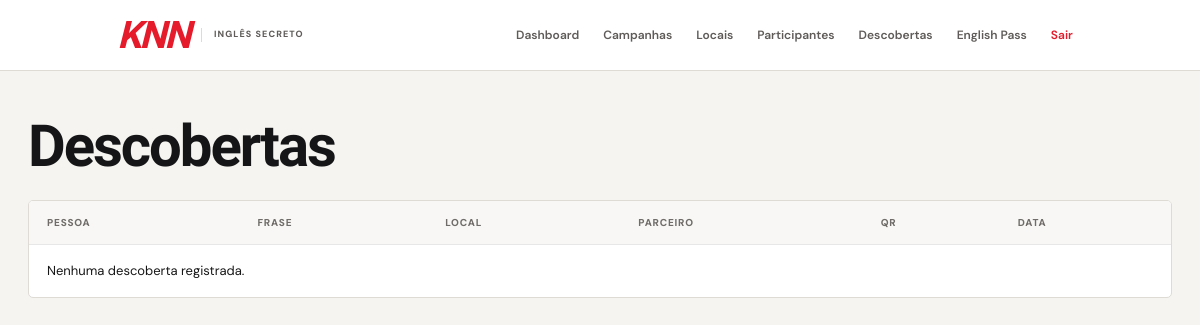
/admin/descobertas (signed in), run on an earlier commit of the app's database.
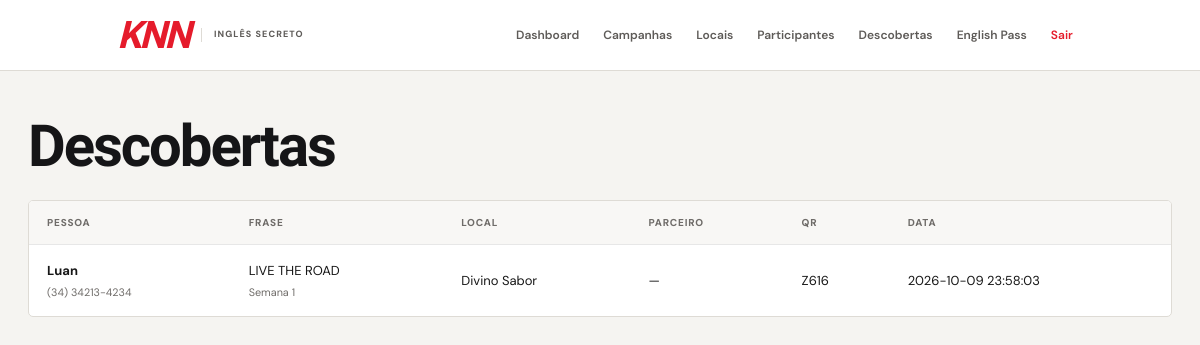
And on a later commit of the database.
### tables this page shows
CREATE TABLE descobertas (
            id INTEGER PRIMARY KEY AUTOINCREMENT,
            usuario_id INTEGER NOT NULL,
            campanha_id INTEGER NOT NULL,
            local_id INTEGER NOT NULL,
            qr_code_id INTEGER NOT NULL,
            data_hora TEXT NOT NULL DEFAULT CURRENT_TIMESTAMP,

            FOREIGN KEY (usuario_id)
                REFERENCES usuarios(id)
                ON DELETE CASCADE,

            FOREIGN KEY (campanha_id)
                REFERENCES campanhas(id)
                ON DELETE CASCADE,

            FOREIGN KEY (local_id)
                REFERENCES locais(id)
                ON DELETE CASCADE,

            FOREIGN KEY (qr_code_id)
                REFERENCES qr_codes(id)
                ON DELETE CASCADE,

            UNIQUE(usuario_id, campanha_id)
        );

CREATE TABLE usuarios (
            id INTEGER PRIMARY KEY AUTOINCREMENT,
            nome TEXT NOT NULL,
            whatsapp TEXT NOT NULL,
            email TEXT,
            data_cadastro TEXT NOT NULL DEFAULT CURRENT_TIMESTAMP
        , idade INTEGER);

CREATE TABLE campanhas (
            id INTEGER PRIMARY KEY AUTOINCREMENT,
            codigo TEXT NOT NULL UNIQUE,
            nome TEXT NOT NULL,
            semana INTEGER NOT NULL,
            frase TEXT NOT NULL,
            traducao TEXT NOT NULL,
            data_inicio TEXT,
            data_fim TEXT,
            ativa INTEGER NOT NULL DEFAULT 0,
            data_criacao TEXT NOT NULL DEFAULT CURRENT_TIMESTAMP
        , opcao_a TEXT, opcao_b TEXT, opcao_c TEXT, resposta_correta TEXT DEFAULT 'A');

CREATE TABLE locais (
            id INTEGER PRIMARY KEY AUTOINCREMENT,
            nome TEXT NOT NULL,
            endereco TEXT,
            parceiro TEXT,
            ativo INTEGER NOT NULL DEFAULT 1
        );

CREATE TABLE qr_codes (
            id INTEGER PRIMARY KEY AUTOINCREMENT,
            codigo TEXT NOT NULL UNIQUE,
            campanha_id INTEGER NOT NULL,
            local_id INTEGER NOT NULL,
            data_criacao TEXT NOT NULL DEFAULT CURRENT_TIMESTAMP,

            FOREIGN KEY (campanha_id)
                REFERENCES campanhas(id)
                ON DELETE CASCADE,

            FOREIGN KEY (local_id)
                REFERENCES locais(id)
                ON DELETE CASCADE
        );

### app.py (the view)
@app.route("/admin/descobertas")
@admin_required
def descobertas():
    connection = get_connection()
    lista = connection.execute(
        """
        SELECT
            descobertas.*,
            usuarios.nome AS usuario_nome,
            usuarios.whatsapp,
            campanhas.frase,
            campanhas.semana,
            locais.nome AS local_nome,
            locais.parceiro,
            qr_codes.codigo AS qr_codigo
        FROM descobertas
        INNER JOIN usuarios
            ON usuarios.id = descobertas.usuario_id
        INNER JOIN campanhas
            ON campanhas.id = descobertas.campanha_id
        INNER JOIN locais
            ON locais.id = descobertas.local_id
        INNER JOIN qr_codes
            ON qr_codes.id = descobertas.qr_code_id
        ORDER BY descobertas.data_hora DESC
        """
    ).fetchall()
    connection.close()
    return render_template(
        "admin/descobertas.html",
        descobertas=lista
    )

### app.py (called while the page is built)
def admin_required(function):
    @wraps(function)
    def decorated_function(*args, **kwargs):
        if not session.get("admin_logged"):
            return redirect(
                url_for("admin_login")
            )
        return function(*args, **kwargs)
    return decorated_function

### database.py (called while the page is built)
def get_connection():
    os.makedirs(os.path.dirname(DATABASE_PATH), exist_ok=True)
    connection = sqlite3.connect(DATABASE_PATH)
    connection.row_factory = sqlite3.Row
    connection.execute("PRAGMA foreign_keys = ON")
    return connection

### templates/admin/descobertas.html (shortened to what this page needs)
{% extends "base.html" %}
{% block content %}
<div class="admin-header">
    <div>
        <h1>
            Descobertas
        </h1>
    </div>
</div>
<div class="table-container">
    <table>
        <thead>
            <tr>
                <th>
                    Pessoa
                </th>
                <th>
                    Frase
                </th>
                <th>
                    Local
                </th>
                <th>
                    Parceiro
                </th>
                <th>
                    QR
                </th>
                <th>
                    Data
                </th>
            </tr>
        </thead>
        <tbody>
            {% for descoberta in descobertas %}
            <tr>
                <td>
                    <strong>
                        {{ descoberta.usuario_nome }}
                    </strong>
                    <small>
                        {{ descoberta.whatsapp }}
                    </small>
                </td>
                <td>
                    {{ descoberta.frase }}
                    <small>
                        Semana {{ descoberta.semana }}
                    </small>
                </td>
                <td>
                    {{ descoberta.local_nome }}
                </td>
                <td>
                    {{ descoberta.parceiro or '—' }}
                </td>
                <td>
                    {{ descoberta.qr_codigo }}
                </td>
                <td>
                    {{ descoberta.data_hora }}
                </td>
            </tr>
            {% else %}
            <tr>
                <td colspan="6" class="empty-table">
                    Nenhuma descoberta registrada.
                </td>
            </tr>
            {% endfor %}
        </tbody>
    </table>
</div>
{% endblock %}

### templates/base.html (shortened to what this page needs)
<!DOCTYPE html>
<html lang="pt-BR">
<head>
    <link rel="stylesheet" href="{{ url_for('static', filename='css/style.css') }}">
    <link rel="stylesheet" href="{{ url_for('static', filename='css/public.css') }}">
    <link rel="stylesheet" href="{{ url_for('static', filename='css/admin.css') }}">
</head>
<body class="{% if request.path.startswith('/admin') %}admin-page{% endif %} {% block body_class %}{% endblock %}">
    <header class="topbar">
        <a class="brand" href="{% if session.get('admin_logged') %}{{ url_for('admin_dashboard') }}{% else %}{{ url_for('index') }}{% endif %}">
            <span class="brand-knn">KNN</span>
            <span class="brand-secret">INGLÊS SECRETO</span>
        </a>
        {% if session.get('admin_logged') %}
        <nav class="admin-nav">
            <a href="{{ url_for('admin_dashboard') }}">
                Dashboard
            </a>
            <a href="{{ url_for('campanhas') }}">
                Campanhas
            </a>
            <a href="{{ url_for('locais') }}">
                Locais
            </a>
            <a href="{{ url_for('participantes') }}">
                Participantes
            </a>
            <a href="{{ url_for('descobertas') }}">
                Descobertas
            </a>
            <a href="{{ url_for('admin_pass') }}">
                English Pass
            </a>
            <a href="{{ url_for('admin_logout') }}">
                Sair
            </a>
        </nav>
        {% endif %}
    </header>
    <main class="main-container">
        {% block content %}
        {% endblock %}
    </main>
</body>
</html>

### static/css/style.css (style rules this page uses)
:root { --knn-red: #ed1b2f; --knn-red-dark: #c9001d; --knn-red-deep: #a90018; --knn-red-light: #fff0f2; --black: #111111; --text: #171717; --text-soft: #5f5f5f; --muted: #858585; --white: #ffffff; --background: #f7f7f7; --surface: #ffffff; --border: #e7e7e7; --border-dark: #d5d5d5; --green: #159447; --green-light: #eaf8ef; --yellow: #f0a800; --yellow-light: #fff7df; --blue: var(--knn-red); --blue-dark: var(--knn-red-dark); --blue-light: var(--knn-red-light); --red: var(--knn-red); --red-dark: var(--knn-red-dark); --pink: #ff3150; --pink-light: #fff0f2; --max-width: 1180px; --radius-sm: 8px; --radius-md: 14px; --radius-lg: 20px; --shadow-sm: 0 2px 10px rgba(0, 0, 0, 0.06); --shadow-md: 0 8px 30px rgba(0, 0, 0, 0.08); }
* { box-sizing: border-box; margin: 0; padding: 0; }
html { scroll-behavior: smooth; }
body { min-height: 100vh; font-family: "DM Sans", Arial, sans-serif; font-size: 16px; line-height: 1.5; color: var(--text); background: var(--background); -webkit-font-smoothing: antialiased; }
a { color: inherit; text-decoration: none; }
.topbar { position: sticky; top: 0; z-index: 1000; width: 100%; height: 72px; background: var(--knn-red); color: var(--white); box-shadow: 0 2px 12px rgba(0, 0, 0, 0.12); }
.topbar>* { max-width: var(--max-width); margin-left: auto; margin-right: auto; }
.topbar { padding-left: 24px; padding-right: 24px; display: flex; align-items: center; justify-content: space-between; gap: 32px; }
.brand { display: flex; align-items: center; gap: 12px; flex-shrink: 0; color: var(--white); }
.brand-knn { font-size: 32px; font-weight: 800; letter-spacing: -2px; line-height: 1; }
.brand-secret { padding-left: 12px; border-left: 1px solid rgba(255, 255, 255, 0.45); font-size: 13px; font-weight: 600; letter-spacing: 0.3px; }
.admin-nav { display: flex; align-items: center; justify-content: flex-end; gap: 6px; min-width: 0; }
.admin-nav a { display: flex; align-items: center; min-height: 40px; padding: 8px 13px; border-radius: 999px; color: rgba(255, 255, 255, 0.92); font-size: 14px; font-weight: 600; white-space: nowrap; transition: background 0.2s ease, color 0.2s ease; }
.main-container { width: min(calc(100% - 48px), var(--max-width)); margin: 0 auto; padding: 48px 0 64px; }
.admin-header { display: flex; align-items: flex-end; justify-content: space-between; gap: 24px; margin-bottom: 32px; }
.admin-header h1 { font-size: clamp(32px, 5vw, 48px); line-height: 1; letter-spacing: -2px; font-weight: 800; }
.table-container { width: 100%; overflow-x: auto; }
table { width: 100%; border-collapse: collapse; text-align: left; }
table th { padding: 14px 18px; border-bottom: 1px solid var(--border); background: #fafafa; color: var(--text-soft); font-size: 12px; font-weight: 800; text-transform: uppercase; letter-spacing: 0.5px; white-space: nowrap; }
table td { padding: 16px 18px; border-bottom: 1px solid var(--border); color: var(--text); vertical-align: middle; }
table tr:last-child td { border-bottom: 0; }
table tbody tr { transition: background 0.15s ease; }

### static/css/public.css (style rules this page uses)
:root { --p-red: #e51b2b; --p-red-dark: #bb1020; --p-ink: #141416; --p-cream: #f7f5f1; --p-line: #dedbd5; --p-muted: #68666a; }

What changed in the data, as far as the page shows it:
added descobertas: usuario_nome "Luan", whatsapp "(34) 34213-4234", frase "LIVE THE ROAD", semana "1", local_nome "Divino Sabor", parceiro "—", qr_codigo "Z616", data_hora "2026-10-09 23:58:03"
Also different on the page:
text no longer shown: "Nenhuma descoberta registrada."
